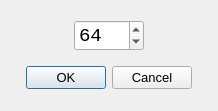
<?xml version="1.0" encoding="UTF-8"?>
<ui version="4.0">
 <class>Dialog_Speicher</class>
 <widget class="QDialog" name="Dialog_Speicher">
  <property name="windowModality">
   <enum>Qt::NonModal</enum>
  </property>
  <property name="geometry">
   <rect>
    <x>0</x>
    <y>0</y>
    <width>218</width>
    <height>111</height>
   </rect>
  </property>
  <property name="sizePolicy">
   <sizepolicy hsizetype="Fixed" vsizetype="Fixed">
    <horstretch>0</horstretch>
    <verstretch>0</verstretch>
   </sizepolicy>
  </property>
  <property name="minimumSize">
   <size>
    <width>0</width>
    <height>0</height>
   </size>
  </property>
  <property name="windowTitle">
   <string>angezeigte Speicherzellen</string>
  </property>
  <property name="modal">
   <bool>true</bool>
  </property>
  <layout class="QVBoxLayout" name="verticalLayout">
   <item>
    <layout class="QHBoxLayout" name="horizontalLayout" stretch="5,1,5">
     <item>
      <spacer name="horizontalSpacer">
       <property name="orientation">
        <enum>Qt::Horizontal</enum>
       </property>
       <property name="sizeHint" stdset="0">
        <size>
         <width>40</width>
         <height>20</height>
        </size>
       </property>
      </spacer>
     </item>
     <item>
      <widget class="QSpinBox" name="spinBox">
       <property name="font">
        <font>
         <family>Consolas</family>
         <pointsize>14</pointsize>
         <weight>50</weight>
         <bold>false</bold>
        </font>
       </property>
       <property name="wrapping">
        <bool>false</bool>
       </property>
       <property name="frame">
        <bool>true</bool>
       </property>
       <property name="readOnly">
        <bool>false</bool>
       </property>
       <property name="buttonSymbols">
        <enum>QAbstractSpinBox::UpDownArrows</enum>
       </property>
       <property name="accelerated">
        <bool>false</bool>
       </property>
       <property name="correctionMode">
        <enum>QAbstractSpinBox::CorrectToPreviousValue</enum>
       </property>
       <property name="suffix">
        <string/>
       </property>
       <property name="prefix">
        <string/>
       </property>
       <property name="minimum">
        <number>2</number>
       </property>
       <property name="maximum">
        <number>512</number>
       </property>
       <property name="singleStep">
        <number>2</number>
       </property>
       <property name="value">
        <number>64</number>
       </property>
      </widget>
     </item>
     <item>
      <spacer name="horizontalSpacer_2">
       <property name="orientation">
        <enum>Qt::Horizontal</enum>
       </property>
       <property name="sizeHint" stdset="0">
        <size>
         <width>40</width>
         <height>20</height>
        </size>
       </property>
      </spacer>
     </item>
    </layout>
   </item>
   <item>
    <widget class="QDialogButtonBox" name="buttonBox">
     <property name="font">
      <font>
       <pointsize>10</pointsize>
      </font>
     </property>
     <property name="layoutDirection">
      <enum>Qt::LeftToRight</enum>
     </property>
     <property name="orientation">
      <enum>Qt::Horizontal</enum>
     </property>
     <property name="standardButtons">
      <set>QDialogButtonBox::Cancel|QDialogButtonBox::Ok</set>
     </property>
     <property name="centerButtons">
      <bool>true</bool>
     </property>
    </widget>
   </item>
  </layout>
 </widget>
 <resources/>
 <connections>
  <connection>
   <sender>buttonBox</sender>
   <signal>accepted()</signal>
   <receiver>Dialog_Speicher</receiver>
   <slot>accept()</slot>
   <hints>
    <hint type="sourcelabel">
     <x>248</x>
     <y>254</y>
    </hint>
    <hint type="destinationlabel">
     <x>157</x>
     <y>274</y>
    </hint>
   </hints>
  </connection>
  <connection>
   <sender>buttonBox</sender>
   <signal>rejected()</signal>
   <receiver>Dialog_Speicher</receiver>
   <slot>reject()</slot>
   <hints>
    <hint type="sourcelabel">
     <x>316</x>
     <y>260</y>
    </hint>
    <hint type="destinationlabel">
     <x>286</x>
     <y>274</y>
    </hint>
   </hints>
  </connection>
 </connections>
</ui>
